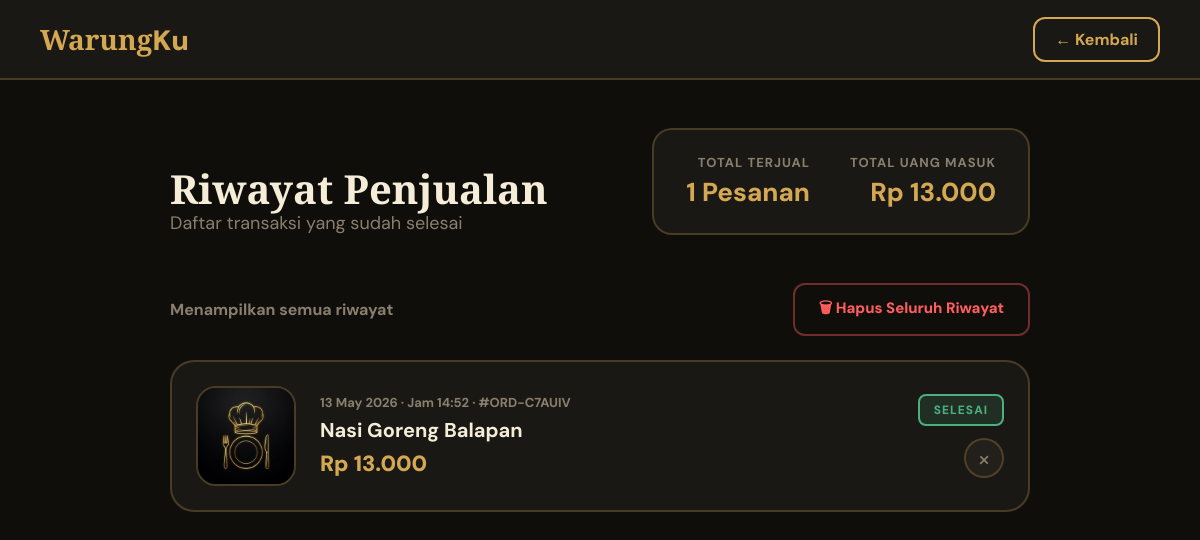
The page /riwayat.php (signed in) on the database its author committed.
### tables this page shows
CREATE TABLE IF NOT EXISTS `detail_pesanan` (
  `id` int unsigned NOT NULL AUTO_INCREMENT,
  `pesanan_id` int unsigned NOT NULL,
  `menu_id` int unsigned NOT NULL,
  `nama_menu` varchar(150) NOT NULL,
  `harga_satuan` int unsigned NOT NULL,
  `gambar_url` varchar(500) DEFAULT NULL,
  `jumlah` smallint unsigned NOT NULL DEFAULT '1',
  `subtotal` int unsigned NOT NULL,
  PRIMARY KEY (`id`),
  KEY `idx_detail_pesanan` (`pesanan_id`),
  CONSTRAINT `fk_detail_pesanan` FOREIGN KEY (`pesanan_id`) REFERENCES `pesanan` (`id`) ON DELETE CASCADE
);

CREATE TABLE IF NOT EXISTS `pesanan` (
  `id` int unsigned NOT NULL AUTO_INCREMENT,
  `shop_id` int unsigned NOT NULL,
  `kode_pesanan` varchar(30) NOT NULL,
  `nama_kasir` varchar(100) NOT NULL DEFAULT 'Admin',
  `subtotal` int unsigned NOT NULL DEFAULT '0',
  `pajak` int unsigned NOT NULL DEFAULT '0',
  `total` int unsigned NOT NULL DEFAULT '0',
  `status` enum('proses','selesai','dibatalkan') NOT NULL DEFAULT 'proses',
  `catatan` text,
  `created_at` timestamp NOT NULL DEFAULT CURRENT_TIMESTAMP,
  PRIMARY KEY (`id`),
  UNIQUE KEY `uq_kode_pesanan_shop` (`shop_id`,`kode_pesanan`),
  KEY `idx_pesanan_shop` (`shop_id`),
  CONSTRAINT `fk_pesanan_shop` FOREIGN KEY (`shop_id`) REFERENCES `shops` (`id`) ON DELETE CASCADE
);

### riwayat.php (the view, shortened to what this page needs)
<?php
$pdo = getDB();
$shop_id = $_SESSION['shop_id'] ?? 0;
$stmt = $pdo->prepare("
    SELECT p.kode_pesanan, p.total, p.status, p.created_at,
           dp.nama_menu, dp.gambar_url, dp.harga_satuan
    FROM pesanan p
    JOIN detail_pesanan dp ON p.id = dp.pesanan_id
    WHERE p.shop_id = :shop_id
    ORDER BY p.id DESC
");
$stmt->execute(['shop_id' => $shop_id]);
$orders = $stmt->fetchAll();
$total_revenue = 0;
foreach($orders as $o) if($o['status'] === 'selesai') $total_revenue += $o['total'];
?>
<!DOCTYPE html>
<html lang="id">
<head>
</head>
<body>
    <header class="topbar">
        <a href="app.php" class="brand">Warung<span>Ku</span></a>
        <a href="app.php" class="btn-back">← Kembali</a>
    </header>
    <div class="container">
        <div class="header">
            <div>
                <h1>Riwayat Penjualan</h1>
                <p style="color:var(--text-dim); font-size:18px;">Daftar transaksi yang sudah selesai</p>
            </div>
            <div class="stats">
                <div class="stat-item">
                    <div class="stat-label">Total Terjual</div>
                    <div class="stat-val"><?= count($orders) ?> Pesanan</div>
                </div>
                <div class="stat-item">
                    <div class="stat-label">Total Uang Masuk</div>
                    <div class="stat-val">Rp <?= number_format($total_revenue, 0, ',', '.') ?></div>
                </div>
            </div>
        </div>
        <?php if (!empty($orders)): ?>
            <div class="controls">
                <span style="font-size:16px; color:var(--text-dim); font-weight:700;">Menampilkan semua riwayat</span>
                <form method="POST" onsubmit="return confirm('⚠️ Hapus SEMUA riwayat pesanan? Tindakan ini tidak bisa dibatalkan.')">
                    <button type="submit" class="btn-clear">🗑 Hapus Seluruh Riwayat</button>
                </form>
            </div>
            <?php foreach ($orders as $o): ?>
                <div class="order-card <?= $o['status'] === 'dibatalkan' ? 'cancelled' : '' ?>">
                    <img class="order-img" src="<?= $o['gambar_url'] ?: 'assets/default_menu.png' ?>" onerror="this.onerror=null; this.src='assets/default_menu.png'">
                    <div class="order-info">
                        <div class="o-meta"><?= date('d M Y', strtotime($o['created_at'])) ?> · Jam <?= date('H:i', strtotime($o['created_at'])) ?> · #<?= $o['kode_pesanan'] ?></div>
                        <div class="o-name"><?= htmlspecialchars($o['nama_menu']) ?></div>
                        <div class="o-price">Rp <?= number_format($o['total'], 0, ',', '.') ?></div>
                    </div>
                    <div class="order-status">
                        <div class="status-badge <?= $o['status'] ?>"><?= strtoupper($o['status']) ?></div>
                        <form method="POST" onsubmit="return confirm('Hapus satu catatan ini?')">
                            <button type="submit" class="btn-del-item" title="Hapus Catatan">×</button>
                        </form>
                    </div>
                </div>
            <?php endforeach; ?>
        <?php endif; ?>
    </div>
</body>
</html>

### riwayat.php (style rules this page uses)
:root { --bg: #0f0e0b; --surface: #1a1814; --surface2: #231f1a; --gold: #d4a853; --cream: #f5edd8; --text: #f0e8d5; --text-dim: #8a7f6e; --border: rgba(212,168,83,0.25); --red: #ff5e5e; --green: #4caf7d; }
* { margin:0; padding:0; box-sizing:border-box; font-family: 'DM Sans', sans-serif; }
body { background: var(--bg); color: var(--text); min-height: 100vh; font-size: 16px; transition: background 0.3s; }
.topbar { height: 80px; padding: 0 40px; border-bottom: 2px solid var(--border); display: flex; align-items: center; justify-content: space-between; position: sticky; top: 0; background: var(--surface); z-index: 100; }
.brand { font-family: 'Playfair Display', serif; font-size: 28px; font-weight: 900; color: var(--gold); text-decoration: none; }
.btn-back { color: var(--gold); text-decoration: none; font-size: 16px; font-weight: 700; padding: 10px 20px; border: 2px solid var(--gold); border-radius: 12px; transition: 0.2s; }
.container { max-width: 900px; margin: 48px auto; padding: 0 20px; }
.header { display: flex; align-items: flex-end; justify-content: space-between; margin-bottom: 48px; gap: 24px; flex-wrap: wrap; }
.header h1 { font-family: 'Playfair Display', serif; font-size: 40px; color: var(--cream); line-height: 1.1; }
.stats { display: flex; gap: 40px; background: var(--surface); padding: 24px 32px; border-radius: 20px; border: 2px solid var(--border); }
.stat-item { text-align: right; }
.stat-label { font-size: 13px; color: var(--text-dim); text-transform: uppercase; letter-spacing: 1px; font-weight: 700; margin-bottom: 4px; }
.stat-val { font-size: 26px; font-weight: 800; color: var(--gold); }
.controls { display: flex; justify-content: space-between; align-items: center; margin-bottom: 24px; }
.btn-clear { background: transparent; border: 2px solid rgba(255, 94, 94, 0.4); color: var(--red); padding: 12px 24px; border-radius: 12px; cursor: pointer; font-size: 15px; font-weight: 800; transition: 0.2s; }
.order-card { background: var(--surface); border: 2px solid var(--border); border-radius: 24px; padding: 24px; margin-bottom: 20px; display: flex; align-items: center; gap: 24px; transition: 0.2s; position: relative; }
.order-img { width: 100px; height: 100px; border-radius: 20px; object-fit: cover; border: 2px solid var(--border); }
.order-info { flex: 1; }
.o-meta { font-size: 13px; color: var(--text-dim); margin-bottom: 6px; font-weight: 700; }
.o-name { font-size: 20px; font-weight: 700; color: var(--cream); margin-bottom: 6px; }
.o-price { font-size: 22px; font-weight: 900; color: var(--gold); }
.order-status { text-align: right; display: flex; flex-direction: column; align-items: flex-end; gap: 12px; }
.status-badge { font-size: 12px; font-weight: 800; padding: 6px 14px; border-radius: 8px; letter-spacing: 1px; display: inline-block; }
.status-badge.selesai { background: rgba(76,175,125,0.15); color: var(--green); border: 2px solid var(--green); }
.btn-del-item { background: var(--surface2); border: 2px solid var(--border); color: var(--text-dim); cursor: pointer; width: 40px; height: 40px; border-radius: 50%; font-size: 24px; display: flex; align-items: center; justify-content: center; transition: 0.2s; }

### rows shown on the page
detail_pesanan: pesanan.created_at "13 May 2026", pesanan.created_at "14:52", pesanan.kode_pesanan "ORD-C7AUIV", nama_menu "Nasi Goreng Balapan", pesanan.total "13.000", pesanan.status "SELESAI"

### other values the page prints
count($orders) "1"
$total_revenue "13.000"
